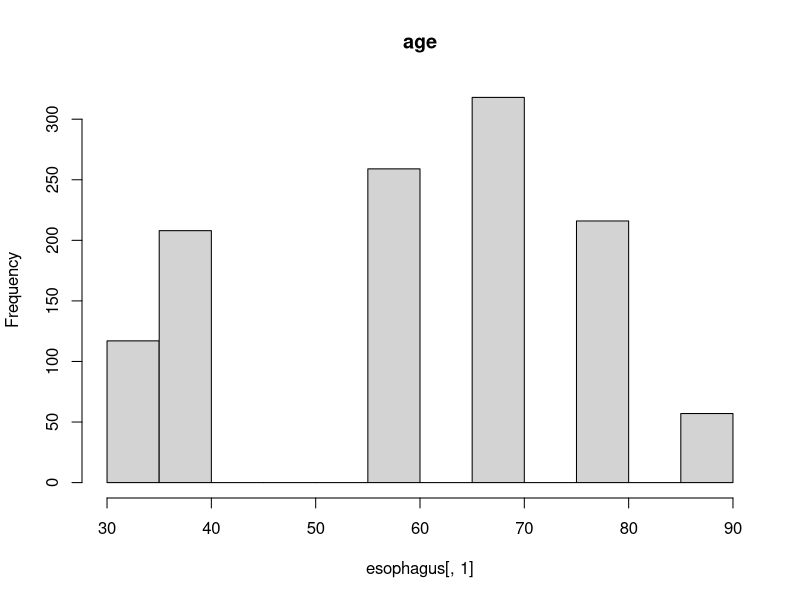
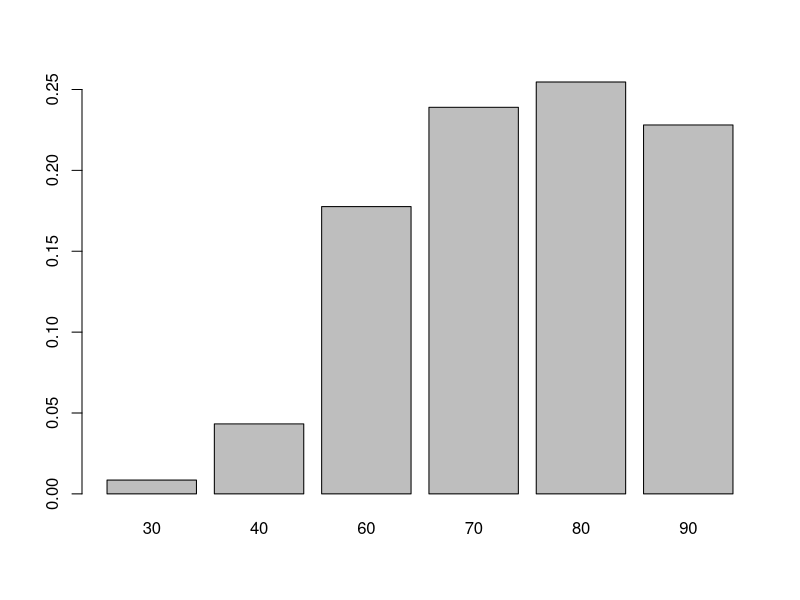
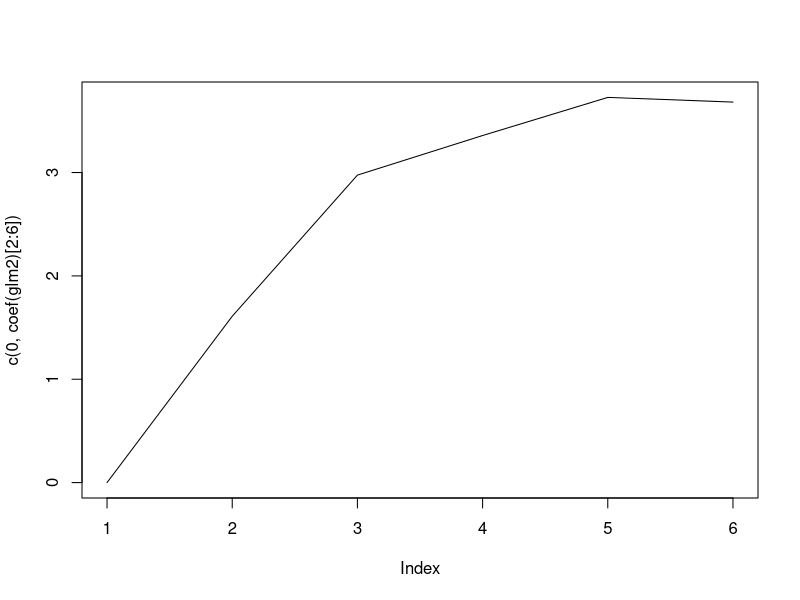

These charts were generated, in order, by the following R code:
esophagus = read.table("datas/esoph.txt",header = TRUE)
head(esophagus)

hist(esophagus[,1],main = "age") # age distribution

tot = xtabs(~alc+tob, data = esophagus) ; tot
tot.c = xtabs(cancer~alc+tob, data = esophagus)
round(tot.c/tot,2) # percentage of individuals with cancer for every comb. of alchocol and tobacco use

totage = xtabs(~age,data=esophagus)
barplot(xtabs(cancer~age, data = esophagus)/totage)

esophagus$age2 = esophagus$age^2
esophaguslm = glm(cancer~age+age2+alc+tob, data = esophagus, family = binomial)
summary(esophaguslm)


esophagus$age = as.factor(esophagus$age) 
esophagus$alc = as.factor(esophagus$alc)
esophagus$tob = as.factor(esophagus$tob)

glm2 = glm(cancer~age+alc+tob, data=esophagus, family = binomial)
summary(glm2)

new.data = data.frame(age="70",alc="20",tob="35")
fitted(glm2)

predict(glm2, new.data, type = "response")
plot(c(0,coef(glm2)[2:6]),type = "l")

drop1(glm2, test = "Chisq")

# Aggregated data format
esophshort = read.table("datas/esophshort.txt", header = TRUE)
esophshort$age2 = esophshort$age^2
head(esophshort)

shorthglm = glm(cbind(ncases,ncontrols)~age+age2+alc+tob, data = esophshort, family = binomial)
summary(shorthglm)

glm4 = glm(cancer~age*alc, data = esophagus, family = binomial)
anova(glm4, test = "Chisq")

